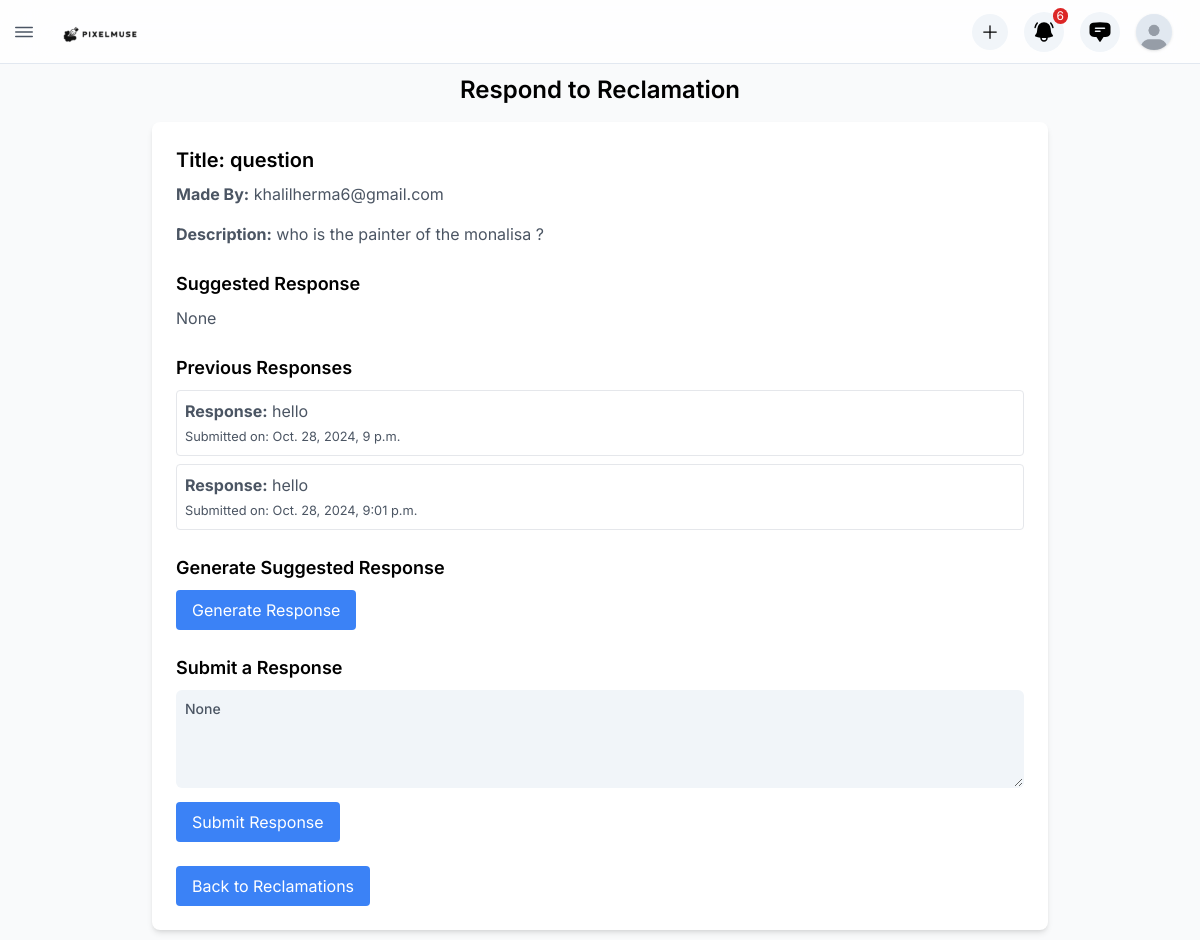
Page /reclamations/respond/2/ on the committed database.
### reclamations/models.py (models this page shows, shortened)
class Reclamation(models.Model):
    author = models.ForeignKey(settings.AUTH_USER_MODEL, on_delete=models.CASCADE, default=1)
    title = models.CharField(max_length=255)
    description = models.TextField()
    created_at = models.DateTimeField(auto_now_add=True)
    status = models.CharField(max_length=50, choices=[
        ('pending', 'Pending'),
        ('solved', 'Solved'),
        ('not_accepted', 'Not Accepted'),
    ], default='pending')

class Response(models.Model):
    reclamation = models.ForeignKey(Reclamation, related_name='responses', on_delete=models.CASCADE)
    content = models.TextField()
    created_at = models.DateTimeField(auto_now_add=True)

### users/models.py (models this page shows, shortened)
class User(AbstractBaseUser, PermissionsMixin):
    email = models.EmailField(unique=True)
    fullname = models.CharField(max_length=255)
    phone = models.CharField(max_length=20, blank=True, null=True)
    birthday = models.DateField(blank=True, null=True)
    address = models.TextField(blank=True, null=True)
    role = models.CharField(max_length=10, choices=[('admin', 'Admin'), ('user', 'User'),('support','Support')])
    is_active = models.BooleanField(default=True)
    is_staff = models.BooleanField(default=False)
    user_photo = models.ImageField(upload_to='user_photos/', blank=True, null=True)
    objects = UserManager()
    USERNAME_FIELD = 'email'
    REQUIRED_FIELDS = ['fullname']

### reclamations/views.py (the view, shortened to what this page needs)
# urls.py: path('respond/<int:pk>/', views.respond_reclamation, name='respond_reclamation'),
def respond_reclamation(request, pk):
    reclamation = get_object_or_404(Reclamation, pk=pk)
    responses = Response.objects.filter(reclamation=reclamation)
    suggestion = None
    return render(request, 'reclamations/respond.html', {
        'reclamation': reclamation,
        'suggestion': suggestion,
        'responses': responses
    })

### reclamations/templates/reclamations/respond.html (shortened to what this page needs)
{% extends "base.html" %}
{% load static %}
{% block content %}
<main id="site__main" class="2xl:ml-[--w-side] xl:ml-[--w-side-sm] p-2.5 h-[calc(100vh-var(--m-top))] mt-[--m-top] flex items-center justify-center flex-col">
    <h2 class="text-2xl font-semibold mb-4">Respond to Reclamation</h2>
    <div class="max-w-4xl w-full bg-white shadow-md rounded-lg p-6">
        <h3 class="text-xl font-semibold mb-2">Title: {{ reclamation.title }}</h3>
        <p class="mb-4"><strong>Made By:</strong> {{ reclamation.author.email }}</p>
        <p class="mb-4"><strong>Description:</strong> {{ reclamation.description }}</p>
        <h4 class="text-lg font-semibold mt-6 mb-2">Suggested Response</h4>
        <p>{{ suggestion }}</p>
        <h4 class="text-lg font-semibold mt-6 mb-2">Previous Responses</h4>
        <div class="mb-4">
            {% for response in responses %}
                <div class="border p-2 mb-2 rounded">
                    <p><strong>Response:</strong> {{ response.content }}</p>
                    <p><small>Submitted on: {{ response.created_at }}</small></p>
                </div>
            {% empty %}
                <p>No responses yet.</p>
            {% endfor %}
        </div>
        <h4 class="text-lg font-semibold mt-6 mb-2">Generate Suggested Response</h4>
        <form method="POST" class="mb-4">
            <button type="submit" class="inline-block px-4 py-2 text-white bg-blue-500 rounded hover:bg-blue-600">Generate Response</button>
        </form>
        <h4 class="text-lg font-semibold mt-6 mb-2">Submit a Response</h4>
        <form method="POST">
            <textarea name="content" rows="4" cols="50" class="border rounded-md p-2 w-full" placeholder="Write your response here..." required>{{ suggestion }}</textarea>
            <br>
            <button type="submit" name="submit_response" class="mt-2 inline-block px-4 py-2 text-white bg-blue-500 rounded hover:bg-blue-600">Submit Response</button>
        </form>
        <div class="mt-6">
            <a href="{% url 'reclamation_list' %}" class="inline-block px-4 py-2 text-white bg-blue-500 rounded hover:bg-blue-600">Back to Reclamations</a>
        </div>
    </div>
</main>
{% endblock %}

### rows in the picture
Reclamation: title "question", author.email "khalilherma6@gmail.com", description "who is the painter of the monalisa ?"
Response: content "hello", created_at "Oct. 28, 2024, 9 p.m."
Response: content "hello", created_at "Oct. 28, 2024, 9:01 p.m."

### other values in the picture
{{ suggestion }} "None"
